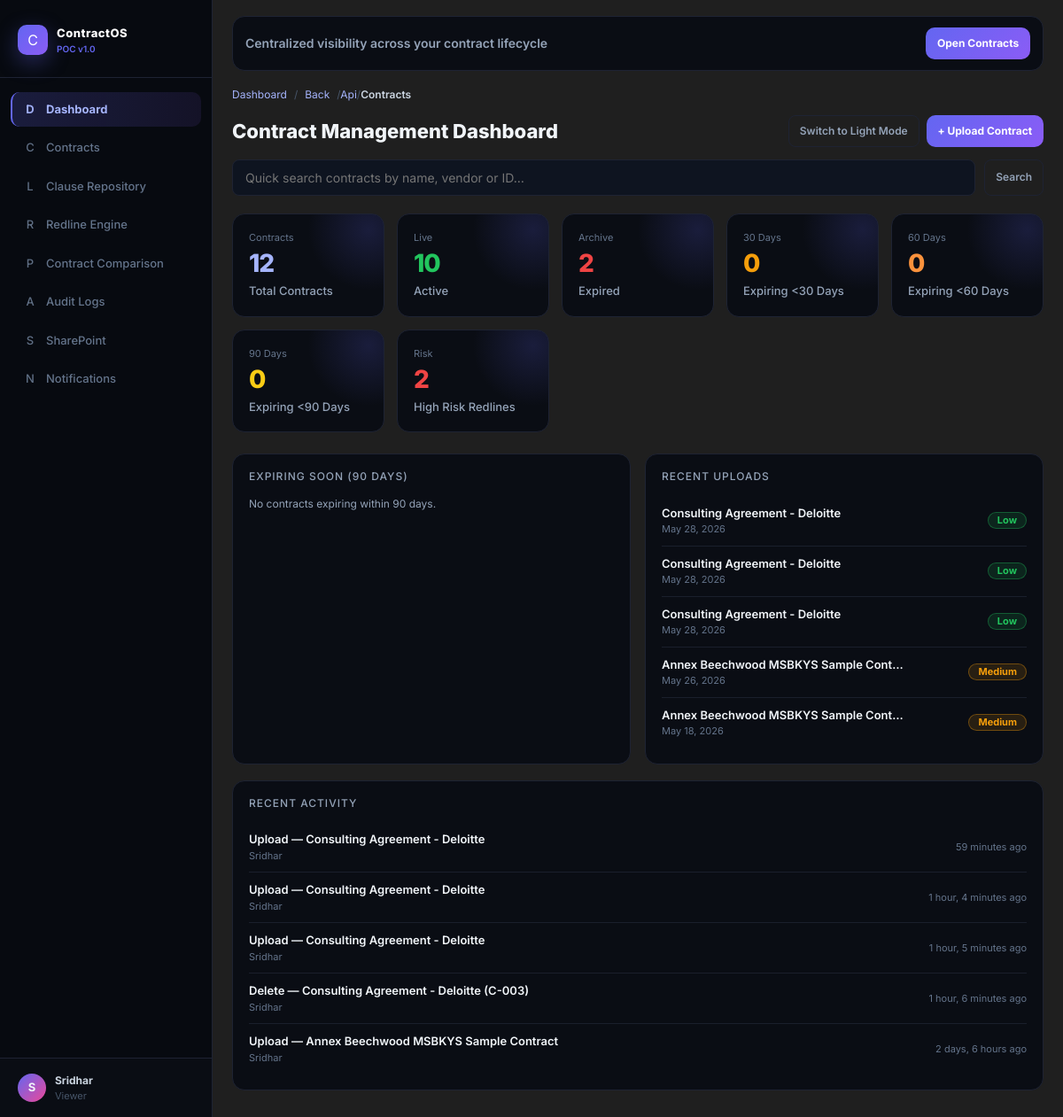
/api/contracts/ (signed in), run on the app's committed database.
### users/models.py (models this page shows, shortened)
class User(AbstractUser):
    ROLE_CHOICES = [
        ('Admin', 'Admin'),
        ('Contract Manager', 'Contract Manager'),
        ('Legal Reviewer', 'Legal Reviewer'),
        ('Viewer', 'Viewer'),
    ]
    STATUS_CHOICES = [
        ('Active', 'Active'),
        ('Inactive', 'Inactive'),
    ]
    name = models.CharField(max_length=255)
    email = models.EmailField(unique=True)
    role = models.CharField(max_length=32, choices=ROLE_CHOICES, default='Viewer')
    status = models.CharField(max_length=8, choices=STATUS_CHOICES, default='Active')
    USERNAME_FIELD = 'email'
    REQUIRED_FIELDS = ['username', 'name']

### contracts/models.py (models this page shows, shortened)
class Contract(models.Model):
    STATUS_CHOICES = [
        ('Active', 'Active'),
        ('Expired', 'Expired'),
    ]
    RISK_CHOICES = [
        ('High', 'High'),
        ('Medium', 'Medium'),
        ('Low', 'Low'),
    ]
    id = models.CharField(primary_key=True, max_length=16)
    name = models.CharField(max_length=255)
    vendor = models.CharField(max_length=255)
    expiry = models.DateField()
    redlines = models.PositiveIntegerField(default=0)
    version = models.CharField(max_length=16, default='v1.0')
    risk = models.CharField(max_length=8, choices=RISK_CHOICES, default='Medium')
    status = models.CharField(max_length=8, choices=STATUS_CHOICES, default='Active')
    uploaded = models.DateField(auto_now_add=True)
    clauses = models.PositiveIntegerField(default=0)
    file = models.FileField(upload_to='contracts/', null=True, blank=True)
    ai_summary = models.TextField(blank=True, default='')
    ai_extracted_text = models.TextField(blank=True, default='')
    ai_source_file = models.CharField(max_length=500, blank=True, default='')
    ai_analyzed_at = models.DateTimeField(null=True, blank=True)
    created_by = models.ForeignKey(settings.AUTH_USER_MODEL, on_delete=models.SET_NULL, null=True, blank=True)

### audit/models.py (models this page shows, shortened)
class AuditLog(models.Model):
    user = models.ForeignKey(settings.AUTH_USER_MODEL, on_delete=models.SET_NULL, null=True, blank=True)
    action = models.CharField(max_length=128)
    target = models.CharField(max_length=255)
    time = models.DateTimeField(auto_now_add=True)
    ip = models.CharField(max_length=64, default='Internal')

### contracts/views.py (the view)
# urls.py: path('', dashboard, name='dashboard'),
@login_required
def dashboard(request):
    contracts = Contract.objects.all().order_by('-uploaded')
    today = timezone.now().date()
    active_count = contracts.filter(status='Active').count()
    expired_count = contracts.filter(status='Expired').count()
    high_risk_count = contracts.filter(risk='High', status='Active').count()
    expiring_30_count = contracts.filter(status='Active', expiry__lte=today + timedelta(days=30), expiry__gte=today).count()
    expiring_60_count = contracts.filter(status='Active', expiry__lte=today + timedelta(days=60), expiry__gte=today).count()
    expiring_90_count = contracts.filter(status='Active', expiry__lte=today + timedelta(days=90), expiry__gte=today).count()
    expiring_soon_qs = contracts.filter(status='Active', expiry__lte=today + timedelta(days=90), expiry__gte=today).order_by('expiry')
    recent_activities = AuditLog.objects.select_related('user').order_by('-time')[:5]
    q = request.GET.get('q', '').strip()
    search_results = None
    if q:
        search_results = contracts.filter(
            Q(name__icontains=q) | Q(vendor__icontains=q) | Q(id__icontains=q)
        )
    context = {
        'active_nav': 'dashboard',
        'contracts': contracts,
        'active_count': active_count,
        'expired_count': expired_count,
        'high_risk_count': high_risk_count,
        'expiring_30_count': expiring_30_count,
        'expiring_60_count': expiring_60_count,
        'expiring_90_count': expiring_90_count,
        'expiring_soon_contracts': expiring_soon_qs[:6],
        'recent_uploads': contracts[:5],
        'recent_activities': recent_activities,
        'q': q,
        'search_results': search_results,
    }
    return render(request, 'contracts/dashboard.html', context)

### templates/contracts/dashboard.html (shortened to what this page needs)
{% extends 'base.html' %}
{% block content %}
<div class="toolbar">
    <h1 style="margin:0;font-size:22px;font-weight:800;color:var(--text-main);">Contract Management Dashboard</h1>
    <div style="display:flex;gap:8px;flex-wrap:wrap;">
        <button id="themeToggle" type="button" class="pill-btn">Switch Theme</button>
        <a class="quick-action" href="{% url 'upload_contract' %}">+ Upload Contract</a>
    </div>
</div>
<form method="get" style="display:flex;gap:10px;margin-bottom:20px;">
    <input name="q" type="text" value="{{ q }}" placeholder="Quick search contracts by name, vendor or ID…"
        style="flex:1;background:var(--bg-card-soft);border:1px solid var(--border);border-radius:8px;color:var(--text-main);padding:9px 14px;font-size:14px;">
    <button type="submit" class="pill-btn">Search</button>
</form>
<div style="display:grid;grid-template-columns:repeat(auto-fit,minmax(160px,1fr));gap:14px;margin-bottom:24px;">
    <div class="card stat-card">
        <div class="subline">Contracts</div>
        <div class="stat-value" style="color:#a5b4fc;">{{ contracts|length }}</div>
        <div class="stat-label">Total Contracts</div>
    </div>
    <div class="card stat-card">
        <div class="subline">Live</div>
        <div class="stat-value" style="color:#22c55e;">{{ active_count }}</div>
        <div class="stat-label">Active</div>
    </div>
    <div class="card stat-card">
        <div class="subline">Archive</div>
        <div class="stat-value" style="color:#ef4444;">{{ expired_count }}</div>
        <div class="stat-label">Expired</div>
    </div>
    <div class="card stat-card">
        <div class="subline">30 Days</div>
        <div class="stat-value" style="color:#f59e0b;">{{ expiring_30_count }}</div>
        <div class="stat-label">Expiring &lt;30 Days</div>
    </div>
    <div class="card stat-card">
        <div class="subline">60 Days</div>
        <div class="stat-value" style="color:#fb923c;">{{ expiring_60_count }}</div>
        <div class="stat-label">Expiring &lt;60 Days</div>
    </div>
    <div class="card stat-card">
        <div class="subline">90 Days</div>
        <div class="stat-value" style="color:#facc15;">{{ expiring_90_count }}</div>
        <div class="stat-label">Expiring &lt;90 Days</div>
    </div>
    <div class="card stat-card">
        <div class="subline">Risk</div>
        <div class="stat-value" style="color:#ef4444;">{{ high_risk_count }}</div>
        <div class="stat-label">High Risk Redlines</div>
    </div>
</div>
<div class="two-col" style="margin-bottom:18px;">
    <div class="card">
        <h2 class="section-title">Expiring Soon (90 days)</h2>
        <div>
            {% for c in expiring_soon_contracts %}
                <div class="row-item">
                    <div>
                        <div style="font-size:13px;font-weight:600;">{{ c.name|truncatechars:35 }}</div>
                        <div class="subline">{{ c.vendor }}</div>
                    </div>
                    <span class="badge badge-warning">{{ c.expiry }}</span>
                </div>
            {% empty %}
                <div class="panel-note">No contracts expiring within 90 days.</div>
            {% endfor %}
        </div>
    </div>
    <div class="card">
        <h2 class="section-title">Recent Uploads</h2>
        <div>
            {% for c in recent_uploads %}
                <div class="row-item">
                    <div>
                        <div style="font-size:13px;font-weight:600;">{{ c.name|truncatechars:35 }}</div>
                        <div class="subline">{{ c.uploaded }}</div>
                    </div>
                    <span class="badge badge-risk-{{ c.risk|lower }}">{{ c.risk }}</span>
                </div>
            {% empty %}
                <div class="panel-note">No recent uploads yet.</div>
            {% endfor %}
        </div>
    </div>
</div>
<div class="card">
    <h2 class="section-title">Recent Activity</h2>
    {% for item in recent_activities %}
        <div class="row-item">
            <div>
                <div style="font-size:13px;font-weight:600;">{{ item.action }} — {{ item.target }}</div>
                <div class="subline">{{ item.user.name|default:'System' }}</div>
            </div>
            <div class="subline">{{ item.time|timesince }} ago</div>
        </div>
    {% empty %}
        <div class="panel-note">No recent activity available.</div>
    {% endfor %}
</div>
{% endblock %}

### templates/base.html (shortened to what this page needs)
{% load static %}
<!DOCTYPE html>
<html lang="en" data-theme="dark">
<head>
    <link href="https://cdn.jsdelivr.net/npm/bootstrap@5.3.3/dist/css/bootstrap.min.css" rel="stylesheet">
    <link rel="stylesheet" href="{% static 'css/theme.css' %}?v=20260520b">
</head>
<body class="app-body">
<div class="app-shell">
    <aside id="appSidebar" class="app-sidebar">
        <div class="brand-wrap">
            <div class="brand-row">
                <div class="brand-mark">C</div>
                <div>
                    <div class="brand-title">ContractOS</div>
                    <div class="brand-sub">POC v1.0</div>
                </div>
            </div>
        </div>
        <nav class="side-nav">
            <a class="nav-link {% if active_nav == 'dashboard' %}active{% endif %}" href="{% url 'dashboard' %}">
                <span class="nav-icon">D</span>Dashboard
            </a>
            <a class="nav-link {% if active_nav == 'contracts' %}active{% endif %}" href="{% url 'contract_list' %}">
                <span class="nav-icon">C</span>Contracts
            </a>
            <a class="nav-link {% if active_nav == 'clauses' %}active{% endif %}" href="{% url 'clause_list_web' %}">
                <span class="nav-icon">L</span>Clause Repository
            </a>
            <a class="nav-link {% if active_nav == 'redline' %}active{% endif %}" href="{% url 'redline_recommendations' %}">
                <span class="nav-icon">R</span>Redline Engine
            </a>
            <a class="nav-link {% if active_nav == 'comparison' %}active{% endif %}" href="{% url 'contract_comparisons' %}">
                <span class="nav-icon">P</span>Contract Comparison
            </a>
            <a class="nav-link {% if active_nav == 'audit' %}active{% endif %}" href="{% url 'audit_log_list_web' %}">
                <span class="nav-icon">A</span>Audit Logs
            </a>
            <a class="nav-link {% if active_nav == 'sharepoint' %}active{% endif %}" href="{% url 'sharepoint_config_web' %}">
                <span class="nav-icon">S</span>SharePoint
            </a>
            <a class="nav-link {% if active_nav == 'notifications' %}active{% endif %}" href="{% url 'notifications' %}">
                <span class="nav-icon">N</span>Notifications
            </a>
        </nav>
        <div class="user-tile">
            <div class="user-avatar">
                {{ request.user.name|default:request.user.username|slice:':1'|upper }}
            </div>
            <div>
                <div class="user-name">
                    {{ request.user.name|default:request.user.username }}
                </div>
                <div class="user-role">
                    {{ request.user.role|default:'User' }}
                </div>
            </div>
        </div>
    </aside>
    <main class="main-wrap">
        {% if active_nav == 'dashboard' %}
        <div class="topbar">
            <h1>Centralized visibility across your contract lifecycle</h1>
            <div class="topbar-actions">
                <a class="quick-action"
                   href="{% url 'contract_list' %}">
                    Open Contracts
                </a>
            </div>
        </div>
        {% endif %}
        <nav class="app-breadcrumbs" aria-label="Breadcrumb">
            <a class="crumb-home" href="{% url 'dashboard' %}">
                Dashboard
            </a>
            <span class="crumb-sep">/</span>
            <button type="button"
                    class="crumb-back"
                    onclick="window.history.back();">
                Back
            </button>
            <span id="dynamicBreadcrumbTrail"></span>
        </nav>
        {% block content %}
        {% endblock %}
    </main>
</div>
</body>
</html>

### templates/base.html (style rules this page uses)
html[data-theme="dark"] { --bg-main: #090c14; --bg-sidebar: #070a10; --bg-card: #0a0d14; --bg-card-soft: #0e1420; --border: #1e2333; --text-main: #f1f5f9; --text-soft: #94a3b8; }
body.app-body { background: var(--bg-main); color: var(--text-main); transition: all 0.3s ease; }
.app-sidebar { background: var(--bg-sidebar) !important; }
.card, .stat-card, .kv-card, .topbar, .table-wrap, .search-shell, .user-tile { background: var(--bg-card) !important; color: var(--text-main) !important; border-color: var(--border) !important; }
.topbar-actions { display: flex; align-items: center; gap: 12px; }
:root { --bg-color: #ffffff; --text-color: #111111; --card-color: #f5f5f5; }
[data-theme="dark"] { --bg-color: #121212; --text-color: #ffffff; --card-color: #1f1f1f; }
body { background-color: var(--bg-color); color: var(--text-color); transition: background-color 0.3s ease, color 0.3s ease; }
.app-sidebar, .topbar, .main-wrap, .user-tile { background-color: var(--card-color); color: var(--text-color); transition: background-color 0.3s ease, color 0.3s ease; }

### data on the page
User: user.name "S", user.name "Sridhar", user.role "Viewer"
Contract: name "Consulting Agreement - Deloitte", uploaded "May 28, 2026", risk "Low"
Contract: name "Consulting Agreement - Deloitte", uploaded "May 28, 2026", risk "Low"
Contract: name "Consulting Agreement - Deloitte", uploaded "May 28, 2026", risk "Low"
Contract: name "Annex Beechwood MSBKYS Sample Cont…", uploaded "May 26, 2026", risk "Medium"
Contract: name "Annex Beechwood MSBKYS Sample Cont…", uploaded "May 18, 2026", risk "Medium"
AuditLog: action "Upload", target "Consulting Agreement - Deloitte", user.name "Sridhar", time "59 minutes"
AuditLog: action "Upload", target "Consulting Agreement - Deloitte", user.name "Sridhar", time "1 hour, 4 minutes"
AuditLog: action "Upload", target "Consulting Agreement - Deloitte", user.name "Sridhar", time "1 hour, 5 minutes"
AuditLog: action "Delete", target "Consulting Agreement - Deloitte (C-003)", user.name "Sridhar", time "1 hour, 6 minutes"
AuditLog: action "Upload", target "Annex Beechwood MSBKYS Sample Contract", user.name "Sridhar", time "2 days, 6 hours"

### other printed values
{{ contracts|length }} "12"
{{ active_count }} "10"
{{ expired_count }} "2"
{{ expiring_30_count }} "0"
{{ expiring_60_count }} "0"
{{ expiring_90_count }} "0"
{{ high_risk_count }} "2"
